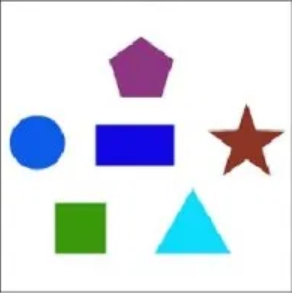
#> input picture data/contours.png, 292 x 293 px, found by its file name
$ python lesson10_contour_detection.py
#> lines starting #> are read from the running program, lines starting #| are printed output that depends on the picture; after the words box and inside, x2 and y2 are one past the last pixel; in counts of white or black regions, pixels touching at a corner belong together
import cv2
import imutils
import matplotlib.pyplot as plt

# Read image
image = cv2.imread('pictures/contours.png')
#> image is the input picture: shape (293, 292, 3); mean B, G, R 233.4, 223.5, 217.4

# Converting RGB image to grayscale
gray_image = cv2.cvtColor(image, cv2.COLOR_BGR2GRAY)
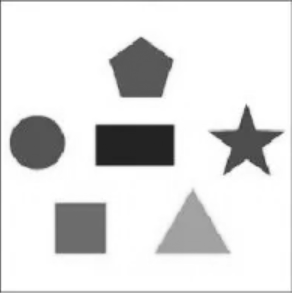
#> gray_image: shape (293, 292); min 31, max 255, mean 222.8

# Thresholding
ret, thresh = cv2.threshold(gray_image, 127, 255, 0)
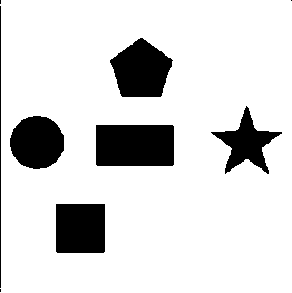
#> thresh: shape (293, 292); 85.4% white; 9 black regions (3 under 20 px)

# Calculate the contours from binary image
contours = cv2.findContours(thresh, cv2.RETR_TREE, cv2.CHAIN_APPROX_SIMPLE)
#> contours = 6 contours; box (x1, y1, x2, y2) and area: (0, 0, 292, 293) 84683, (95, 124, 175, 167) 3312, (109, 37, 174, 98) 2674, (55, 203, 106, 254) 2495, (9, 115, 65, 170) 2326, (210, 105, 283, 175) 1881
contours = imutils.grab_contours(contours)

# Draw contours
with_contours = cv2.drawContours(image.copy(), contours, -1, (0, 255, 0), 3)
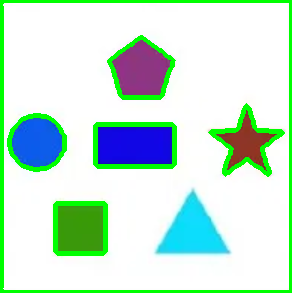
#> with_contours: shape (293, 292, 3); mean B, G, R 213.9, 231.1, 198.8

# Show
plt.imshow(image)
plt.figure()
plt.imshow(with_contours)
plt.show()
